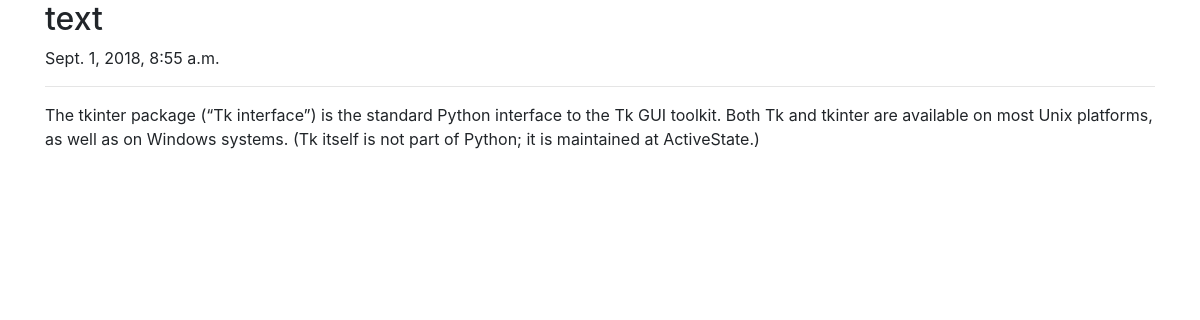
The app's page /post/1/ with its own data.
### pages/models.py (models this page shows, shortened)
class Posts(models.Model):
    author = models.ForeignKey('auth.User', on_delete=models.CASCADE)
    title = models.CharField(max_length=200)
    text = models.TextField()
    created_date = models.DateTimeField(auto_now_add=True)
    published_date = models.DateTimeField(auto_now_add=True)

### pages/views.py (the view)
# urls.py: path('post/<int:post_id>/',views.post_page),
def post_page(request,post_id):
	post=Posts.objects.get(pk=post_id)
	context= {"post":post}
	return render(request,"post.html",context)

### pages/templates/post.html (shortened to what this page needs)
<!DOCTYPE html>
<html>
<head>
	<link rel="stylesheet" href="https://stackpath.bootstrapcdn.com/bootstrap/4.1.3/css/bootstrap.min.css">
</head>
<body>
	<div class="container">
		<h2>{{post.title}}</h2>
		<p>{{post.published_date}}</p>
		<hr>
		<p>{{post.text}}</p>
	</div>
</body>
</html>

### records on screen
Posts: title "text", published_date "Sept. 1, 2018, 8:55 a.m.", text "The tkinter package (“Tk interface”) is the standard Python interface to the Tk GUI toolkit. Both Tk and tkinter are available on most Unix platforms, as well as on Windows systems. (Tk itself is not part of Python; it is maintained at ActiveState.)"
